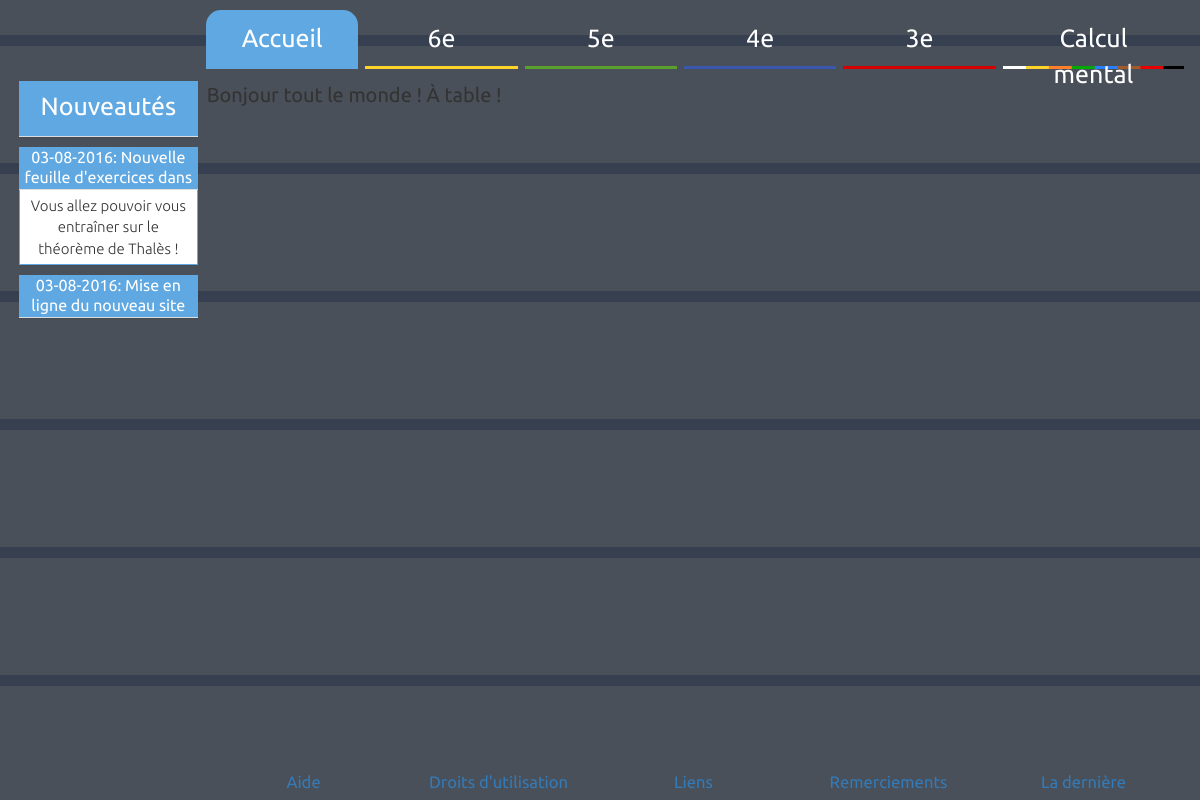
Before: / with the older database file.
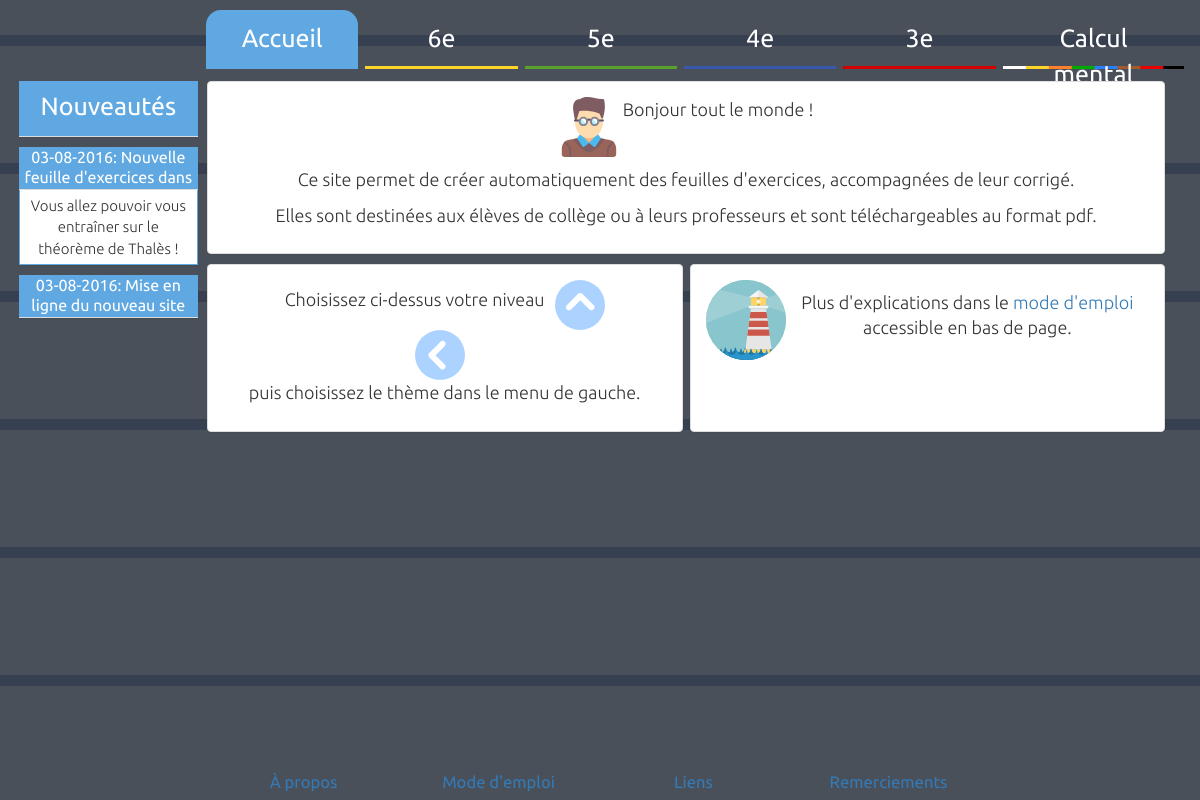
After: the same page with the newer database file.
### pages/models.py (models this page shows, shortened)
class Category(models.Model):
    class Meta:
        verbose_name_plural = "categories"
    order = models.PositiveSmallIntegerField()
    name = models.CharField(max_length=100)
    slug = models.SlugField(max_length=100, default='unset')
    text = models.TextField()

class FooterCategory(models.Model):
    class Meta:
        verbose_name_plural = "footer categories"
    order = models.PositiveSmallIntegerField()
    name = models.CharField(max_length=100)
    slug = models.SlugField(max_length=100, default='unset')
    text = models.TextField()

### pages/views.py (the view)
# urls.py: 2. Add a URL to urlpatterns:  url(r'^$', views.home, name='home')
def home(request):
    return build(request, category='accueil')

### templates/home.html
{% extends 'default.html' %}
{% block leftmenu %}
  <div class="panel panel-default news-panel">
    <div class="panel-heading clearfix news-heading news-main-heading">
      <h3 class="panel-title news-title news-main-title">Nouveautés</h3>
    </div>
  </div>
  {% for news_date, news_title, news_content in news_data %}
    <div class="panel panel-default news-panel">
      <div class="panel-heading news-heading">
        <h3 class="panel-title news-title news-small-title">{{ news_date}}: {{ news_title }}</h3>
      </div>
      {% if news_content != '' %}
        <div class="panel-body news-body">
          {{ news_content }}
        </div>
      {% endif %}
    </div>
  {% endfor %}
{% endblock %}

### templates/default.html (shortened to what this page needs)
{% extends 'layout.html' %}
{% block navigation %}
<div class="col-md-12 navbar_row" role="navigation">
  <ul class="nav nav-pills navbar_entries">
    {% for slug, link, entry in navbar_data %}
      {% if active_category == entry %}
        <li role="presentation" class="active navbar_entry navbar_active_{{ slug }}">
          <a href="{{ link }}">{{ entry }}</a>
        </li>
      {% else %}
        <li role="presentation" class="navbar_entry navbar_{{ slug }}">
          <a href="{{ link }}">{{ entry }}</a>
        </li>
      {% endif %}
    {% endfor %}
  </ul>
</div>
{% endblock %}
{% block main_content %}
<div class="category-content" id="main_content_{{ category_slug }}">
  {{ category_content|safe }}
</div>
{% endblock %}
{% block footer %}
<div class="footer row">
  <div class="col-md-12 footer_row" role="navigation">
    <ul class="footer-entries">
      {% for link, entry in footer_data %}
        {% if active_category == entry %}
          <li role="presentation" class="active footer_entry active_footer_entry">
            <a href="/{{ link }}/">{{ entry }}</a>
          </li>
        {% else %}
          <li role="presentation" class="footer_entry">
            <a href="/{{ link }}/">{{ entry }}</a>
          </li>
        {% endif %}
      {% endfor %}
    </ul>
  </div>
</div>
{% endblock %}

Changed rows visible on the page:
removed FooterCategory: footer_data "Aide"
removed FooterCategory: footer_data "Droits d'utilisation"
changed Category "Accueil": text: picture added; text "Bonjour tout le monde ! À table !" → "Bonjour tout le monde ! Ce site permet de créer automatiquement des feuilles d'exercices, accompagnées de leur corrigé. Elles sont destinées aux élèves de collège ou à leurs professeurs et sont téléchargeables au format pdf. Choisissez ci-dessus votre niveau puis choisissez le thème dans le menu de gauche. Plus d'explications dans le mode d'emploi accessible en bas de page."
changed FooterCategory: name "La dernière" → "À propos" (drawn); slug "la-derniere" → "a-propos" (drawn)
now on this page (row edited): FooterCategory: footer_data "Mode d'emploi"
changed FooterCategory: name "Après c'est fini" → "Mode d'emploi" (drawn); slug "apres-c-est-fini" → "mode-d-emploi" (drawn)
Other visible differences:
new list line: "À propos"
list line gone: "La dernière"
